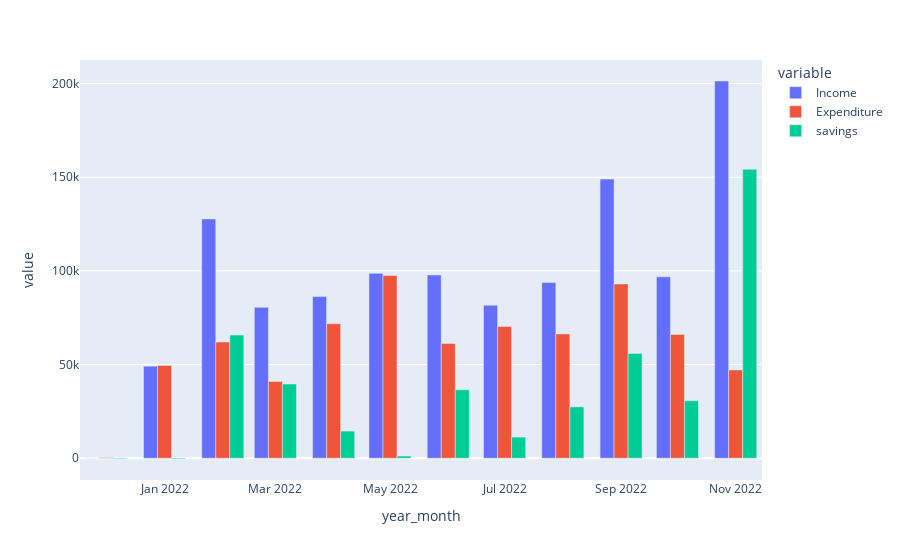
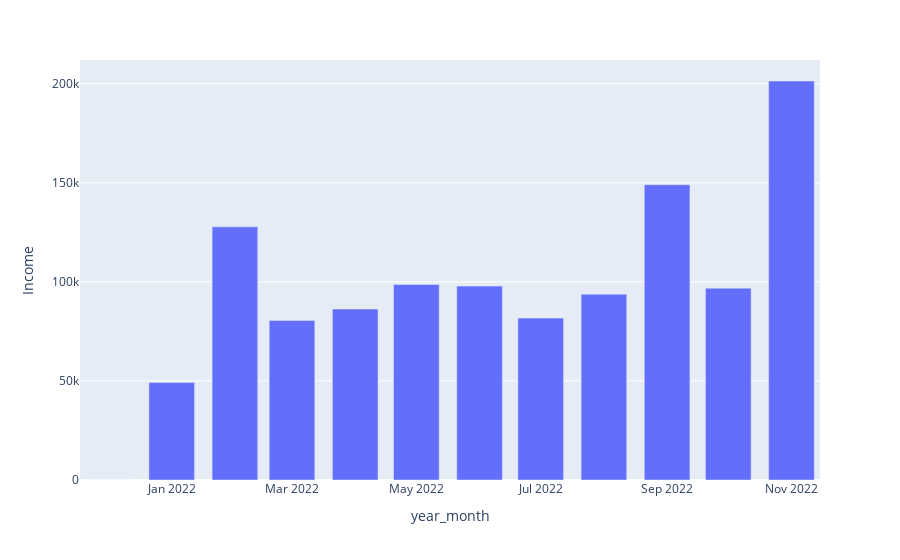

Source (notebook cell) for these figures, in order:
### Code cell
#convert pyspark DF to PandasDF(pdf) and then plot
pdf = savings.toPandas()

import plotly                             #### You need to have pandas installed
import plotly.express as px               #to create interactive charts
import plotly.graph_objects as go

print(f"You saved {sum_dict['Total_Savings']} Rupees, till now")
print(f"You are spending an average of {avg_dict['Avg Monthly Expenditure']} Rupees per month")

px.bar(pdf,x="year_month",y=[pdf["Income"],pdf["Expenditure"],pdf["savings"]],\
                        barmode="group").show()

px.bar(pdf,x="year_month",y=pdf["Income"]).show()

px.bar(pdf,x="year_month",y=pdf["Expenditure"]).show()

px.bar(pdf,x="year_month",y=pdf["savings"]).show()

### Figure 1 — Plotly figure (JSON) as saved in the notebook; plotly's stock layout.template omitted (floating-point values rounded to 4 significant figures)
{"data": [{"alignmentgroup": "True", "hovertemplate": "variable=Income<br>year_month=%{x}<br>value=%{y}<extra></extra>", "legendgroup": "Income", "marker": {"color": "#636efa", "pattern": {"shape": ""}}, "name": "Income", "offsetgroup": "Income", "orientation": "v", "showlegend": true, "textposition": "auto", "type": "bar", "x": ["2021-12", "2022-01", "2022-02", "2022-03", "2022-04", "2022-05", "2022-06", "2022-07", "2022-08", "2022-09", "2022-10", "2022-11"], "xaxis": "x", "y": [0, 49175, 127767, 80560.0, 86290.0, 98700.0, 97860, 81700.0, 93770.0, 149002, 96833, 201374], "yaxis": "y"}, {"alignmentgroup": "True", "hovertemplate": "variable=Expenditure<br>year_month=%{x}<br>value=%{y}<extra></extra>", "legendgroup": "Expenditure", "marker": {"color": "#EF553B", "pattern": {"shape": ""}}, "name": "Expenditure", "offsetgroup": "Expenditure", "orientation": "v", "showlegend": true, "textposition": "auto", "type": "bar", "x": ["2021-12", "2022-01", "2022-02", "2022-03", "2022-04", "2022-05", "2022-06", "2022-07", "2022-08", "2022-09", "2022-10", "2022-11"], "xaxis": "x", "y": [300, 49570, 62028, 40953, 71793, 97524, 61300, 70393, 66336, 93052, 66115, 47144], "yaxis": "y"}, {"alignmentgroup": "True", "hovertemplate": "variable=savings<br>year_month=%{x}<br>value=%{y}<extra></extra>", "legendgroup": "savings", "marker": {"color": "#00cc96", "pattern": {"shape": ""}}, "name": "savings", "offsetgroup": "savings", "orientation": "v", "showlegend": true, "textposition": "auto", "type": "bar", "x": ["2021-12", "2022-01", "2022-02", "2022-03", "2022-04", "2022-05", "2022-06", "2022-07", "2022-08", "2022-09", "2022-10", "2022-11"], "xaxis": "x", "y": [-300, -395, 65739, 39603, 14498, 1173, 36560, 11309, 27431, 55950, 30718, 154230], "yaxis": "y"}], "layout": {"barmode": "group", "legend": {"title": {"text": "variable"}, "tracegroupgap": 0}, "margin": {"t": 60}, "xaxis": {"anchor": "y", "domain": [0, 1], "title": {"text": "year_month"}}, "yaxis": {"anchor": "x", "domain": [0, 1], "title": {"text": "value"}}}}

### Figure 2 — Plotly figure (JSON) as saved in the notebook; plotly's stock layout.template omitted (floating-point values rounded to 4 significant figures)
{"data": [{"alignmentgroup": "True", "hovertemplate": "year_month=%{x}<br>Income=%{y}<extra></extra>", "legendgroup": "", "marker": {"color": "#636efa", "pattern": {"shape": ""}}, "name": "", "offsetgroup": "", "orientation": "v", "showlegend": false, "textposition": "auto", "type": "bar", "x": ["2021-12", "2022-01", "2022-02", "2022-03", "2022-04", "2022-05", "2022-06", "2022-07", "2022-08", "2022-09", "2022-10", "2022-11"], "xaxis": "x", "y": [0, 49175, 127767, 80560.0, 86290.0, 98700.0, 97860, 81700.0, 93770.0, 149002, 96833, 201374], "yaxis": "y"}], "layout": {"barmode": "relative", "legend": {"tracegroupgap": 0}, "margin": {"t": 60}, "xaxis": {"anchor": "y", "domain": [0, 1], "title": {"text": "year_month"}}, "yaxis": {"anchor": "x", "domain": [0, 1], "title": {"text": "Income"}}}}
